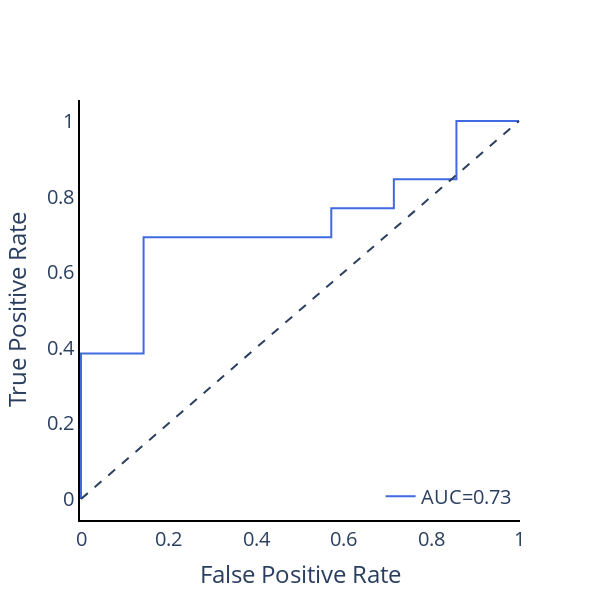

Write notebook code for a chart like this one.
### Code cell
from autorad.utils import io
from autorad.visualization import plotly_utils
from autorad.training.trainer import Inferrer

best_params = io.load_json(result_dir / "best_params.json")
inferrer = Inferrer(params=best_params, result_dir=result_dir)
inferrer.fit_eval(feature_dataset, result_name="test")

results = pd.read_csv(result_dir / "test.csv")
plotly_utils.plot_roc_curve(results.y_true, results.y_pred_proba)

### Figure 1 — Plotly figure (JSON) as saved in the notebook; plotly's stock layout.template omitted (floating-point values rounded to 4 significant figures)
{"data": [{"line": {"color": "royalblue", "width": 2}, "mode": "lines", "name": "AUC=0.73", "type": "scatter", "x": [0, 0, 0, 0.1429, 0.1429, 0.5714, 0.5714, 0.7143, 0.7143, 0.8571, 0.8571, 1], "y": [0, 0.07692, 0.3846, 0.3846, 0.6923, 0.6923, 0.7692, 0.7692, 0.8462, 0.8462, 1, 1]}], "layout": {"font": {"size": 20}, "height": 600, "legend": {"x": 0.99, "xanchor": "right", "y": 0.01, "yanchor": "bottom"}, "plot_bgcolor": "rgba(0, 0, 0, 0)", "shapes": [{"line": {"dash": "dash"}, "type": "line", "x0": 0, "x1": 1, "y0": 0, "y1": 1}], "showlegend": true, "width": 600, "xaxis": {"linecolor": "black", "linewidth": 2, "showgrid": true, "showline": true, "title": {"text": "False Positive Rate"}}, "yaxis": {"linecolor": "black", "linewidth": 2, "showgrid": false, "showline": true, "title": {"text": "True Positive Rate"}}}}
